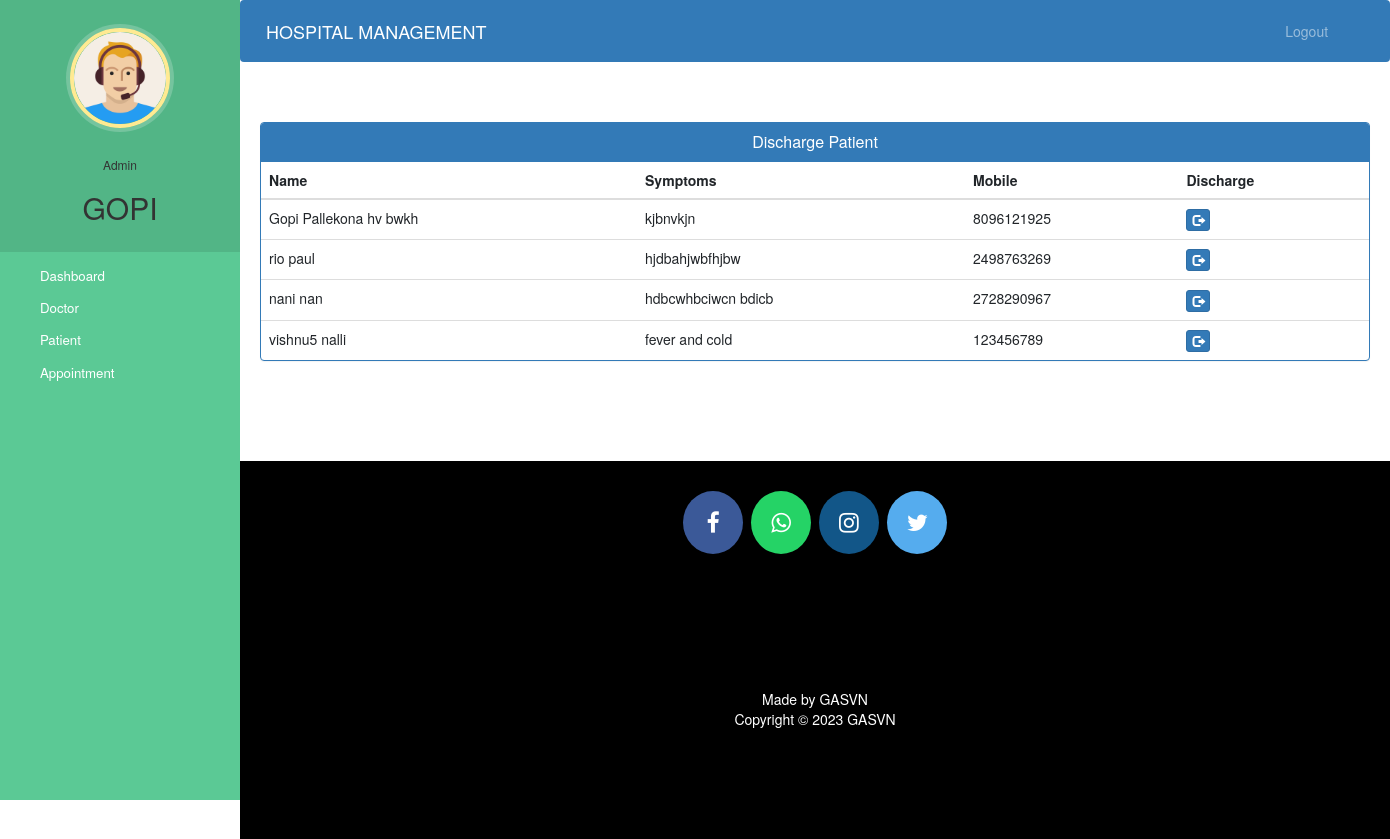
Screenshot of /admin-discharge-patient (signed in) with the database file from the repository.
### hospital/models.py (models this page shows, shortened)
class Patient(models.Model):
    user=models.OneToOneField(User,on_delete=models.CASCADE)
    profile_pic= models.ImageField(upload_to='profile_pic/PatientProfilePic/',null=True,blank=True)
    address = models.CharField(max_length=40)
    mobile = models.CharField(max_length=20,null=True)
    symptoms = models.CharField(max_length=100,null=False)
    assignedDoctorId = models.PositiveIntegerField(null=True)
    admitDate=models.DateField(auto_now=True)
    status=models.BooleanField(default=False)
    @property
    def get_name(self):
        return self.user.first_name+" "+self.user.last_name

### hospital/views.py (the view)
# urls.py: path('admin-discharge-patient', views.admin_discharge_patient_view,name='admin-discharge-patient'),
@login_required(login_url='adminlogin')
@user_passes_test(is_admin)
def admin_discharge_patient_view(request):
    patients=models.Patient.objects.all().filter(status=True)
    return render(request,'hospital/admin_discharge_patient.html',{'patients':patients})

### hospital/views.py (called while the page is built)
def is_admin(user):
    return user.groups.filter(name='ADMIN').exists()

### templates/hospital/admin_discharge_patient.html (shortened to what this page needs)
{% extends 'hospital/admin_base.html' %}
{% block content %}
<head>
  <link href="//netdna.bootstrapcdn.com/bootstrap/3.0.0/css/bootstrap.min.css" rel="stylesheet" id="bootstrap-css">
</head>
<div class="container">
  <div class="panel panel-primary">
    <div class="panel-heading">
      <h6 class="panel-title">Discharge Patient</h6>
    </div>
    <table class="table table-hover" id="dev-table">
      <thead>
        <tr>
          <th>Name</th>
          <th>Symptoms</th>
          <th>Mobile</th>
          <th>Discharge</th>
        </tr>
      </thead>
      {% for p in patients %}
      <tr>
        <td> {{p.get_name}}</td>
        <td>{{p.symptoms}}</td>
        <td>{{p.mobile}}</td>
        <td><a class="btn btn-primary btn-xs" href="{% url 'discharge-patient' p.id  %}"><span class="glyphicon glyphicon-log-out"></span></a></td>
      </tr>
      {% endfor %}
    </table>
  </div>
</div>
{% endblock content %}

### templates/hospital/admin_base.html (shortened to what this page needs)
<!DOCTYPE html>
{% load static %}
<html lang="en">
<head>
  <link rel="stylesheet" href="https://stackpath.bootstrapcdn.com/bootstrap/4.3.1/css/bootstrap.min.css">
  <link rel="stylesheet" href="https://maxcdn.bootstrapcdn.com/font-awesome/4.7.0/css/font-awesome.min.css">
  <link rel="stylesheet" href="{% static '/style.css' %}">
</head>
<body>
  <nav class="menu" tabindex="0">
    <header class="avatar">
      <img src="{% static "images/adminpropic.png" %}" />
      <br><br>
      <h6>Admin</h6>
      <h2>{{request.user.first_name}}</h2>
    </header>
    <ul>
      <li tabindex="0" class="icon-dashboard"> <a style="color:white; text-decoration:none;" href="/admin-dashboard"><span>Dashboard</span></a> </li>
      <li tabindex="0" class="icon-customers"> <a style="color:white; text-decoration:none;" href="/admin-doctor"><span>Doctor</span></a></li>
      <li tabindex="0" class="icon-users"> <a style="color:white; text-decoration:none;" href="/admin-patient"><span>Patient</span></a></li>
      <li tabindex="0" class="icon-calendar"> <a style="color:white; text-decoration:none;" href="/admin-appointment"><span>Appointment</span></a></li>
    </ul>
  </nav>
  <main>
    <div class="bs-example">
      <nav class="navbar navbar-expand-md  navbar-dark fixed-top" style="background:#337AB7;">
        <a href="/admin-dashboard" class="navbar-brand">HOSPITAL MANAGEMENT</a>
        <div class="collapse navbar-collapse justify-content-between" id="navbarCollapse">
          <div class="navbar-nav" style=" margin-left: 90%;">
            <a href="/logout" class="nav-item nav-link">Logout</a>
          </div>
        </div>
      </nav>
    </div>
    <br><br>
    {% block content %}
    {% endblock content %}
    <br><br><br><br>
    <footer>
      <p>
        <a id="ftr" href="https://www.facebook.com/" class="fa fa-facebook"></a>
        <a id="ftr" href="https://api.whatsapp.com/send?phone=12498763269&text=Hello%20Gopi.%0d%0aHow%20are%20you%20%3f%0d%0aI%20came%20from%20your%20website.&source=&data=#" class="fa fa-whatsapp"></a>
        <a id="ftr" href="https://www.instagram.com/gopi.kommanaboiena/?hl=en" class="fa fa-instagram"></a>
        <a id="ftr" href="https://twitter.com/i/flow/login?lang=en" class="fa fa-twitter"></a>
      </p>
      <br>
      <div class="container">
        <div class="row">
          <div class="col-md-12 col-sm-12">
            <div style="color:#ffffff;" class="wow fadeInUp footer-copyright">
              <p>Made by GASVN <br>
                Copyright &copy; 2023 GASVN </p>
            </div>
          </div>
        </div>
      </div>
    </footer>
  </main>
</body>
</html>

### static/style.css (style rules this page uses)
body { padding-left: 240px; }
main { position: relative; height: 100vh; }
.menu { background: #5bc995; height: 100vh; width: 240px; position: fixed; top: 0px; left: 0; z-index: 5; outline: none; }
.menu .avatar { background: rgba(0, 0, 0, 0.1); padding: 2em 0.5em; text-align: center; }
.menu .avatar img { width: 100px; border-radius: 50%; overflow: hidden; border: 4px solid #ffea92; box-shadow: 0 0 0 4px rgba(255, 255, 255, 0.2); }
.menu .avatar h2 { font-weight: normal; margin-bottom: 0; }
.menu ul { list-style: none; padding: 0.5em 0; margin: 0; }
.menu ul li { padding: 0.5em 1em 0.5em 3em; font-size: 0.95em; font-weight: regular; background-repeat: no-repeat; background-position: left 15px center; background-size: auto 20px; transition: all 0.15s linear; cursor: pointer; }
.menu ul li.icon-dashboard { background-image: url("http://www.entypo.com/images//gauge.svg"); }
.menu ul li.icon-customers { background-image: url("http://www.entypo.com/images//briefcase.svg"); }
.menu ul li.icon-users { background-image: url("http://www.entypo.com/images//users.svg"); }
.menu ul li.icon-calendar { background-image: url("http://www.entypo.com/images//calendar.svg"); }

### templates/hospital/admin_base.html (style rules this page uses)
a:link { text-decoration: none; }
a { color: white; }
footer { padding: 0px 0px 0px 0px; background-color: black; margin: 0px; }
#ftr { padding: 20px; }
.fa { font-size: 23px; width: 60px; text-align: center; text-decoration: none; margin: 5px 2px; border-radius: 50%; }
.fa-facebook { background: #3B5998; color: white; margin-top: 30px; }
.fa-whatsapp { background: #25d366; color: white; }
.fa-twitter { background: #55ACEE; color: white; }
.fa-instagram { background: #125688; color: white; }
p { text-align: center; }
body { padding-left: 240px; }
main { position: relative; height: 100vh; }
.menu { background: #5bc995; height: 100vh; width: 240px; position: fixed; top: 0px; left: 0; z-index: 5; outline: none; }
.menu .avatar { background: rgba(0, 0, 0, 0.1); padding: 2em 0.5em; text-align: center; }
.menu .avatar img { width: 100px; border-radius: 50%; overflow: hidden; border: 4px solid #ffea92; box-shadow: 0 0 0 4px rgba(255, 255, 255, 0.2); }
.menu .avatar h2 { font-weight: normal; margin-bottom: 0; }
.menu ul { list-style: none; padding: 0.5em 0; margin: 0; }
.menu ul li { padding: 0.5em 1em 0.5em 3em; font-size: 0.95em; font-weight: regular; background-repeat: no-repeat; background-position: left 15px center; background-size: auto 20px; transition: all 0.15s linear; cursor: pointer; }
.menu ul li.icon-dashboard { background-image: url("http://www.entypo.com/images//gauge.svg"); }
.menu ul li.icon-customers { background-image: url("http://www.entypo.com/images//briefcase.svg"); }
.menu ul li.icon-users { background-image: url("http://www.entypo.com/images//users.svg"); }
.menu ul li.icon-calendar { background-image: url("http://www.entypo.com/images//calendar.svg"); }

### templates/hospital/admin_discharge_patient.html (style rules this page uses)
a:link { text-decoration: none; }
h6 { text-align: center; }
.row { margin: 100px; }

### rows the page displays
Patient: get_name "Gopi Pallekona hv bwkh", symptoms "kjbnvkjn", mobile "8096121925"
Patient: get_name "rio paul", symptoms "hjdbahjwbfhjbw", mobile "2498763269"
Patient: get_name "nani nan", symptoms "hdbcwhbciwcn bdicb", mobile "2728290967"
Patient: get_name "vishnu5 nalli", symptoms "fever and cold", mobile "123456789"

### other values shown
{{ request.user.first_name }} "GOPI"
